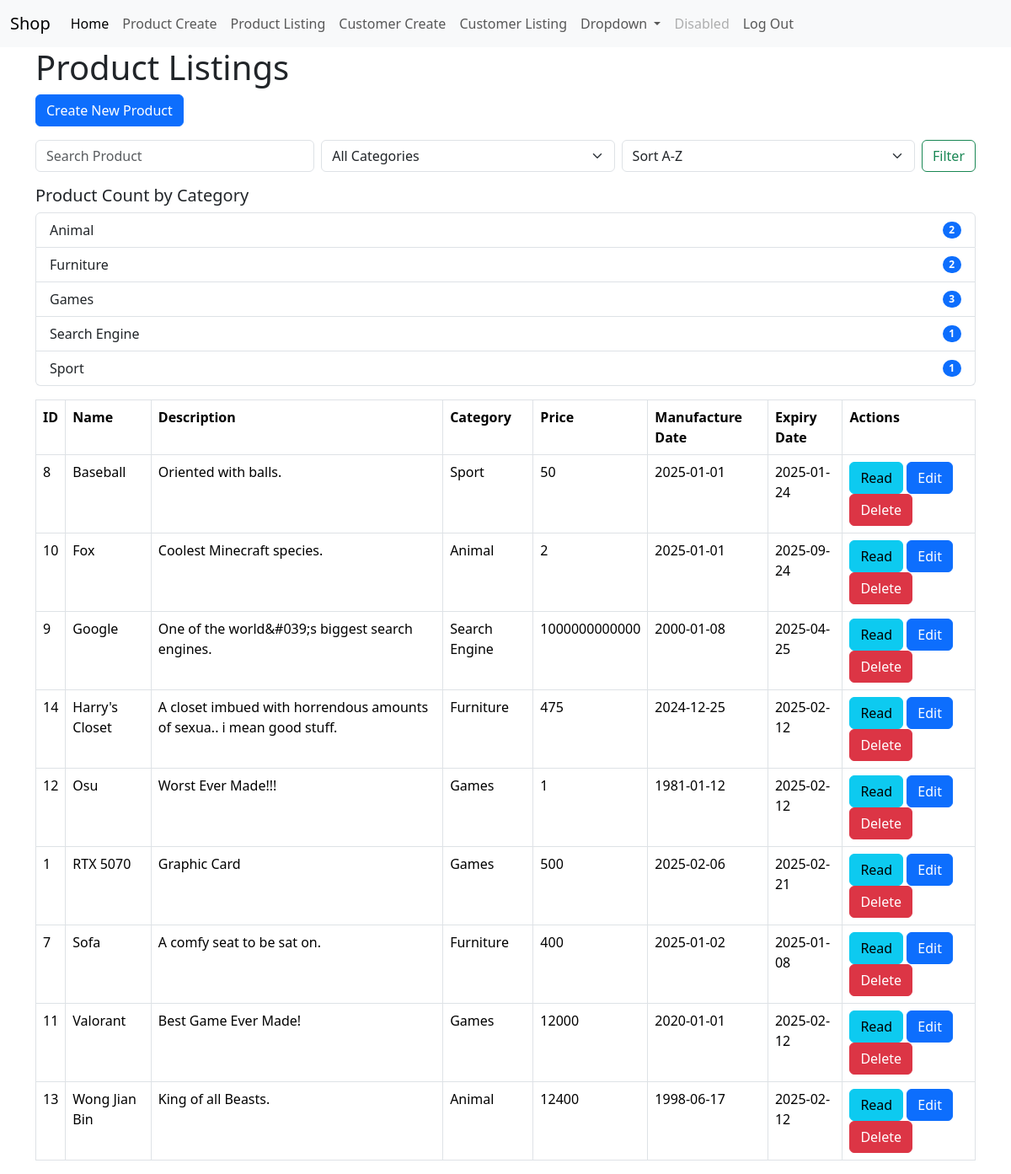
Screenshot of /product_listing.php (signed in) with the database file from the repository.
### tables this page shows
CREATE TABLE IF NOT EXISTS `products` (
  `id` int NOT NULL AUTO_INCREMENT,
  `name` varchar(50) NOT NULL,
  `description` text NOT NULL,
  `product_cat` int NOT NULL,
  `price` double NOT NULL,
  `manufacture_date` date NOT NULL,
  `expired_date` date NOT NULL,
  `created` datetime NOT NULL,
  `modified` timestamp NOT NULL,
  PRIMARY KEY (`id`)
);

CREATE TABLE IF NOT EXISTS `product_cat` (
  `product_cat_id` int NOT NULL AUTO_INCREMENT,
  `product_cat_name` varchar(50) NOT NULL,
  `product_cat_description` text NOT NULL,
  PRIMARY KEY (`product_cat_id`)
);

### product_listing.php (the view, shortened to what this page needs)
<!DOCTYPE HTML>
<html>
<?php
include 'menu.php';
include 'config/database.php';
?>
<head>
    <link href="https://cdn.jsdelivr.net/npm/bootstrap@5.3.3/dist/css/bootstrap.min.css" rel="stylesheet">
</head>
<body>
    <div class="container">
        <div class="page-header">
            <h1>Product Listings</h1>
        </div>
        <a href='product_create.php' class='btn btn-primary m-b-1em'>Create New Product</a>
        <form action="" class="d-flex my-3" role="search" method="get">
            <input class="form-control me-2" type="text" placeholder="Search Product" name="search"
                value="<?= isset($_GET['search']) ? htmlspecialchars($_GET['search']) : '' ?>">
            <select class="form-select me-2" name="category">
                <option value="">All Categories</option>
            </select>
            <select class="form-select me-2" name="sort">
                <option value="ASC" <?= (isset($_GET['sort']) && $_GET['sort'] == 'ASC') ? 'selected' : '' ?>>Sort A-Z
                </option>
            </select>
            <button class="btn btn-outline-success" type="submit">Filter</button>
        </form>
        <?php
        $query = "SELECT products.id, products.name, products.description, products.price, product_cat.product_cat_name, products.manufacture_date, products.expired_date
                  FROM products
                  INNER JOIN product_cat ON products.product_cat = product_cat.product_cat_id
                  WHERE 1 ";
        $sortOrder = isset($_GET['sort']) && ($_GET['sort'] === 'DESC') ? 'DESC' : 'ASC';
        $query .= " ORDER BY products.name $sortOrder";
        $stmt = $con->prepare($query);
        $stmt->execute();
        $num = $stmt->rowCount();
        $countQuery = "SELECT product_cat.product_cat_name, COUNT(products.id) AS product_count
                       FROM product_cat
                       LEFT JOIN products ON product_cat.product_cat_id = products.product_cat
                       GROUP BY product_cat.product_cat_name";
        $countStmt = $con->prepare($countQuery);
        $countStmt->execute();
        ?>
        <div class="mb-3">
            <h5>Product Count by Category</h5>
            <ul class="list-group">
                <?php while ($countRow = $countStmt->fetch(PDO::FETCH_ASSOC)): ?>
                    <li class="list-group-item d-flex justify-content-between align-items-center">
                        <?= htmlspecialchars($countRow['product_cat_name']) ?>
                        <span class="badge bg-primary rounded-pill"><?= $countRow['product_count'] ?></span>
                    </li>
                <?php endwhile; ?>
            </ul>
        </div>
        <?php if ($num > 0): ?>
            <table class='table table-hover table-responsive table-bordered'>
                <tr>
                    <th>ID</th>
                    <th>Name</th>
                    <th>Description</th>
                    <th>Category</th>
                    <th>Price</th>
                    <th>Manufacture Date</th>
                    <th>Expiry Date</th>
                    <th>Actions</th>
                </tr>
                <?php while ($row = $stmt->fetch(PDO::FETCH_ASSOC)): ?>
                    <tr>
                        <td><?= htmlspecialchars($row['id']) ?></td>
                        <td><?= htmlspecialchars($row['name']) ?></td>
                        <td><?= htmlspecialchars($row['description']) ?></td>
                        <td><?= htmlspecialchars($row['product_cat_name']) ?></td>
                        <td><?= htmlspecialchars($row['price']) ?></td>
                        <td><?= htmlspecialchars($row['manufacture_date']) ?></td>
                        <td><?= htmlspecialchars($row['expired_date']) ?></td>
                        <td>
                            <a href='product_details.php?id=<?= $row['id'] ?>' class='btn btn-info'>Read</a>
                            <a href='product_update.php?id=<?= $row['id'] ?>' class='btn btn-primary'>Edit</a>
                            <a href='#' onclick='delete_product(<?= $row['id'] ?>);' class='btn btn-danger'>Delete</a>
                        </td>
                    </tr>
                <?php endwhile; ?>
            </table>
        <?php else: ?>
            <div class='alert alert-danger'>No records found.</div>
        <?php endif; ?>
    </div>
</body>
</html>

### rows the page displays
products: id "8", name "Baseball", description "Oriented with balls.", product_cat.product_cat_name "Sport", price "50", manufacture_date "2025-01-01", expired_date "2025-01-24"
products: id "10", name "Fox", description "Coolest Minecraft species.", product_cat.product_cat_name "Animal", price "2", manufacture_date "2025-01-01", expired_date "2025-09-24"
products: id "9", name "Google", description "One of the world&#039;s biggest search engines.", product_cat.product_cat_name "Search Engine", price "1000000000000", manufacture_date "2000-01-08", expired_date "2025-04-25"
products: id "14", name "Harry's Closet", description "A closet imbued with horrendous amounts of sexua.. i mean good stuff.", product_cat.product_cat_name "Furniture", price "475", manufacture_date "2024-12-25", expired_date "2025-02-12"
products: id "12", name "Osu", description "Worst Ever Made!!!", product_cat.product_cat_name "Games", price "1", manufacture_date "1981-01-12", expired_date "2025-02-12"
products: id "1", name "RTX 5070", description "Graphic Card", product_cat.product_cat_name "Games", price "500", manufacture_date "2025-02-06", expired_date "2025-02-21"
products: id "7", name "Sofa", description "A comfy seat to be sat on.", product_cat.product_cat_name "Furniture", price "400", manufacture_date "2025-01-02", expired_date "2025-01-08"
products: id "11", name "Valorant", description "Best Game Ever Made!", product_cat.product_cat_name "Games", price "12000", manufacture_date "2020-01-01", expired_date "2025-02-12"
products: id "13", name "Wong Jian Bin", description "King of all Beasts.", product_cat.product_cat_name "Animal", price "12400", manufacture_date "1998-06-17", expired_date "2025-02-12"

### other values shown
$countRow['product_cat_name'] "Animal"
$countRow['product_count'] "2"
$countRow['product_cat_name'] "Furniture"
$countRow['product_cat_name'] "Games"
$countRow['product_count'] "3"
$countRow['product_cat_name'] "Search Engine"
$countRow['product_count'] "1"
$countRow['product_cat_name'] "Sport"
